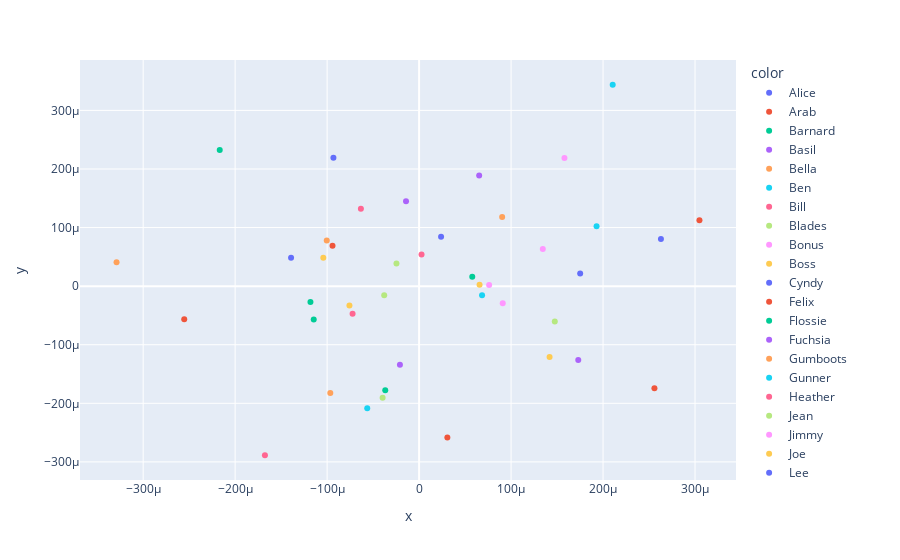

This figure's notebook cell:
### Code cell
px.scatter(x=pcs[:, 0], y=pcs[:, 1], color=samples)

### Figure 1 — Plotly figure (JSON) as saved in the notebook; plotly's stock layout.template omitted (floating-point values rounded to 4 significant figures)
{"data": [{"hovertemplate": "color=Alice<br>x=%{x}<br>y=%{y}<extra></extra>", "legendgroup": "Alice", "marker": {"color": "#636efa", "symbol": "circle"}, "mode": "markers", "name": "Alice", "orientation": "v", "showlegend": true, "type": "scatter", "x": [0.0002629], "xaxis": "x", "y": [8.034e-05], "yaxis": "y"}, {"hovertemplate": "color=Arab<br>x=%{x}<br>y=%{y}<extra></extra>", "legendgroup": "Arab", "marker": {"color": "#EF553B", "symbol": "circle"}, "mode": "markers", "name": "Arab", "orientation": "v", "showlegend": true, "type": "scatter", "x": [-0.0002554], "xaxis": "x", "y": [-5.671e-05], "yaxis": "y"}, {"hovertemplate": "color=Barnard<br>x=%{x}<br>y=%{y}<extra></extra>", "legendgroup": "Barnard", "marker": {"color": "#00cc96", "symbol": "circle"}, "mode": "markers", "name": "Barnard", "orientation": "v", "showlegend": true, "type": "scatter", "x": [-3.68e-05], "xaxis": "x", "y": [-0.0001778], "yaxis": "y"}, {"hovertemplate": "color=Basil<br>x=%{x}<br>y=%{y}<extra></extra>", "legendgroup": "Basil", "marker": {"color": "#ab63fa", "symbol": "circle"}, "mode": "markers", "name": "Basil", "orientation": "v", "showlegend": true, "type": "scatter", "x": [6.531e-05], "xaxis": "x", "y": [0.000189], "yaxis": "y"}, {"hovertemplate": "color=Bella<br>x=%{x}<br>y=%{y}<extra></extra>", "legendgroup": "Bella", "marker": {"color": "#FFA15A", "symbol": "circle"}, "mode": "markers", "name": "Bella", "orientation": "v", "showlegend": true, "type": "scatter", "x": [9.031e-05], "xaxis": "x", "y": [0.0001181], "yaxis": "y"}, {"hovertemplate": "color=Ben<br>x=%{x}<br>y=%{y}<extra></extra>", "legendgroup": "Ben", "marker": {"color": "#19d3f3", "symbol": "circle"}, "mode": "markers", "name": "Ben", "orientation": "v", "showlegend": true, "type": "scatter", "x": [-5.639e-05], "xaxis": "x", "y": [-0.0002083], "yaxis": "y"}, {"hovertemplate": "color=Bill<br>x=%{x}<br>y=%{y}<extra></extra>", "legendgroup": "Bill", "marker": {"color": "#FF6692", "symbol": "circle"}, "mode": "markers", "name": "Bill", "orientation": "v", "showlegend": true, "type": "scatter", "x": [2.656e-06], "xaxis": "x", "y": [5.409e-05], "yaxis": "y"}, {"hovertemplate": "color=Blades<br>x=%{x}<br>y=%{y}<extra></extra>", "legendgroup": "Blades", "marker": {"color": "#B6E880", "symbol": "circle"}, "mode": "markers", "name": "Blades", "orientation": "v", "showlegend": true, "type": "scatter", "x": [-3.793e-05], "xaxis": "x", "y": [-1.56e-05], "yaxis": "y"}, {"hovertemplate": "color=Bonus<br>x=%{x}<br>y=%{y}<extra></extra>", "legendgroup": "Bonus", "marker": {"color": "#FF97FF", "symbol": "circle"}, "mode": "markers", "name": "Bonus", "orientation": "v", "showlegend": true, "type": "scatter", "x": [0.000158], "xaxis": "x", "y": [0.0002188], "yaxis": "y"}, {"hovertemplate": "color=Boss<br>x=%{x}<br>y=%{y}<extra></extra>", "legendgroup": "Boss", "marker": {"color": "#FECB52", "symbol": "circle"}, "mode": "markers", "name": "Boss", "orientation": "v", "showlegend": true, "type": "scatter", "x": [-7.573e-05], "xaxis": "x", "y": [-3.312e-05], "yaxis": "y"}, {"hovertemplate": "color=Cyndy<br>x=%{x}<br>y=%{y}<extra></extra>", "legendgroup": "Cyndy", "marker": {"color": "#636efa", "symbol": "circle"}, "mode": "markers", "name": "Cyndy", "orientation": "v", "showlegend": true, "type": "scatter", "x": [0.0001751], "xaxis": "x", "y": [2.161e-05], "yaxis": "y"}, {"hovertemplate": "color=Felix<br>x=%{x}<br>y=%{y}<extra></extra>", "legendgroup": "Felix", "marker": {"color": "#EF553B", "symbol": "circle"}, "mode": "markers", "name": "Felix", "orientation": "v", "showlegend": true, "type": "scatter", "x": [-9.414e-05], "xaxis": "x", "y": [6.894e-05], "yaxis": "y"}, {"hovertemplate": "color=Flossie<br>x=%{x}<br>y=%{y}<extra></extra>", "legendgroup": "Flossie", "marker": {"color": "#00cc96", "symbol": "circle"}, "mode": "markers", "name": "Flossie", "orientation": "v", "showlegend": true, "type": "scatter", "x": [-0.0001146], "xaxis": "x", "y": [-5.695e-05], "yaxis": "y"}, {"hovertemplate": "color=Fuchsia<br>x=%{x}<br>y=%{y}<extra></extra>", "legendgroup": "Fuchsia", "marker": {"color": "#ab63fa", "symbol": "circle"}, "mode": "markers", "name": "Fuchsia", "orientation": "v", "showlegend": true, "type": "scatter", "x": [0.000173], "xaxis": "x", "y": [-0.0001262], "yaxis": "y"}, {"hovertemplate": "color=Gumboots<br>x=%{x}<br>y=%{y}<extra></extra>", "legendgroup": "Gumboots", "marker": {"color": "#FFA15A", "symbol": "circle"}, "mode": "markers", "name": "Gumboots", "orientation": "v", "showlegend": true, "type": "scatter", "x": [-0.0001004], "xaxis": "x", "y": [7.778e-05], "yaxis": "y"}, {"hovertemplate": "color=Gunner<br>x=%{x}<br>y=%{y}<extra></extra>", "legendgroup": "Gunner", "marker": {"color": "#19d3f3", "symbol": "circle"}, "mode": "markers", "name": "Gunner", "orientation": "v", "showlegend": true, "type": "scatter", "x": [0.0002105], "xaxis": "x", "y": [0.0003438], "yaxis": "y"}, {"hovertemplate": "color=Heather<br>x=%{x}<br>y=%{y}<extra></extra>", "legendgroup": "Heather", "marker": {"color": "#FF6692", "symbol": "circle"}, "mode": "markers", "name": "Heather", "orientation": "v", "showlegend": true, "type": "scatter", "x": [-0.0001676], "xaxis": "x", "y": [-0.0002887], "yaxis": "y"}, {"hovertemplate": "color=Jean<br>x=%{x}<br>y=%{y}<extra></extra>", "legendgroup": "Jean", "marker": {"color": "#B6E880", "symbol": "circle"}, "mode": "markers", "name": "Jean", "orientation": "v", "showlegend": true, "type": "scatter", "x": [-2.461e-05], "xaxis": "x", "y": [3.881e-05], "yaxis": "y"}, {"hovertemplate": "color=Jimmy<br>x=%{x}<br>y=%{y}<extra></extra>", "legendgroup": "Jimmy", "marker": {"color": "#FF97FF", "symbol": "circle"}, "mode": "markers", "name": "Jimmy", "orientation": "v", "showlegend": true, "type": "scatter", "x": [0.0001345], "xaxis": "x", "y": [6.319e-05], "yaxis": "y"}, {"hovertemplate": "color=Joe<br>x=%{x}<br>y=%{y}<extra></extra>", "legendgroup": "Joe", "marker": {"color": "#FECB52", "symbol": "circle"}, "mode": "markers", "name": "Joe", "orientation": "v", "showlegend": true, "type": "scatter", "x": [0.0001419], "xaxis": "x", "y": [-0.0001211], "yaxis": "y"}, {"hovertemplate": "color=Lee<br>x=%{x}<br>y=%{y}<extra></extra>", "legendgroup": "Lee", "marker": {"color": "#636efa", "symbol": "circle"}, "mode": "markers", "name": "Lee", "orientation": "v", "showlegend": true, "type": "scatter", "x": [2.39e-05], "xaxis": "x", "y": [8.417e-05], "yaxis": "y"}, {"hovertemplate": "color=Lisa<br>x=%{x}<br>y=%{y}<extra></extra>", "legendgroup": "Lisa", "marker": {"color": "#EF553B", "symbol": "circle"}, "mode": "markers", "name": "Lisa", "orientation": "v", "showlegend": true, "type": "scatter", "x": [0.0002559], "xaxis": "x", "y": [-0.0001743], "yaxis": "y"}, {"hovertemplate": "color=Luke<br>x=%{x}<br>y=%{y}<extra></extra>", "legendgroup": "Luke", "marker": {"color": "#00cc96", "symbol": "circle"}, "mode": "markers", "name": "Luke", "orientation": "v", "showlegend": true, "type": "scatter", "x": [-0.0002168], "xaxis": "x", "y": [0.0002323], "yaxis": "y"}, {"hovertemplate": "color=Maggie<br>x=%{x}<br>y=%{y}<extra></extra>", "legendgroup": "Maggie", "marker": {"color": "#ab63fa", "symbol": "circle"}, "mode": "markers", "name": "Maggie", "orientation": "v", "showlegend": true, "type": "scatter", "x": [-2.084e-05], "xaxis": "x", "y": [-0.0001343], "yaxis": "y"}, {"hovertemplate": "color=Margaret-Maree<br>x=%{x}<br>y=%{y}<extra></extra>", "legendgroup": "Margaret-Maree", "marker": {"color": "#FFA15A", "symbol": "circle"}, "mode": "markers", "name": "Margaret-Maree", "orientation": "v", "showlegend": true, "type": "scatter", "x": [-0.0003289], "xaxis": "x", "y": [4.059e-05], "yaxis": "y"}, {"hovertemplate": "color=Merv<br>x=%{x}<br>y=%{y}<extra></extra>", "legendgroup": "Merv", "marker": {"color": "#19d3f3", "symbol": "circle"}, "mode": "markers", "name": "Merv", "orientation": "v", "showlegend": true, "type": "scatter", "x": [6.845e-05], "xaxis": "x", "y": [-1.535e-05], "yaxis": "y"}, {"hovertemplate": "color=Nog<br>x=%{x}<br>y=%{y}<extra></extra>", "legendgroup": "Nog", "marker": {"color": "#FF6692", "symbol": "circle"}, "mode": "markers", "name": "Nog", "orientation": "v", "showlegend": true, "type": "scatter", "x": [-7.231e-05], "xaxis": "x", "y": [-4.711e-05], "yaxis": "y"}, {"hovertemplate": "color=Nora<br>x=%{x}<br>y=%{y}<extra></extra>", "legendgroup": "Nora", "marker": {"color": "#B6E880", "symbol": "circle"}, "mode": "markers", "name": "Nora", "orientation": "v", "showlegend": true, "type": "scatter", "x": [0.0001475], "xaxis": "x", "y": [-6.024e-05], "yaxis": "y"}, {"hovertemplate": "color=Ox<br>x=%{x}<br>y=%{y}<extra></extra>", "legendgroup": "Ox", "marker": {"color": "#FF97FF", "symbol": "circle"}, "mode": "markers", "name": "Ox", "orientation": "v", "showlegend": true, "type": "scatter", "x": [9.092e-05], "xaxis": "x", "y": [-2.938e-05], "yaxis": "y"}, {"hovertemplate": "color=Piripi<br>x=%{x}<br>y=%{y}<extra></extra>", "legendgroup": "Piripi", "marker": {"color": "#FECB52", "symbol": "circle"}, "mode": "markers", "name": "Piripi", "orientation": "v", "showlegend": true, "type": "scatter", "x": [-0.0001041], "xaxis": "x", "y": [4.825e-05], "yaxis": "y"}, {"hovertemplate": "color=Ralph<br>x=%{x}<br>y=%{y}<extra></extra>", "legendgroup": "Ralph", "marker": {"color": "#636efa", "symbol": "circle"}, "mode": "markers", "name": "Ralph", "orientation": "v", "showlegend": true, "type": "scatter", "x": [-9.314e-05], "xaxis": "x", "y": [0.000219], "yaxis": "y"}, {"hovertemplate": "color=Rangi<br>x=%{x}<br>y=%{y}<extra></extra>", "legendgroup": "Rangi", "marker": {"color": "#EF553B", "symbol": "circle"}, "mode": "markers", "name": "Rangi", "orientation": "v", "showlegend": true, "type": "scatter", "x": [3.072e-05], "xaxis": "x", "y": [-0.0002586], "yaxis": "y"}, {"hovertemplate": "color=Richard_Henry<br>x=%{x}<br>y=%{y}<extra></extra>", "legendgroup": "Richard_Henry", "marker": {"color": "#00cc96", "symbol": "circle"}, "mode": "markers", "name": "Richard_Henry", "orientation": "v", "showlegend": true, "type": "scatter", "x": [5.78e-05], "xaxis": "x", "y": [1.605e-05], "yaxis": "y"}, {"hovertemplate": "color=Ruth<br>x=%{x}<br>y=%{y}<extra></extra>", "legendgroup": "Ruth", "marker": {"color": "#ab63fa", "symbol": "circle"}, "mode": "markers", "name": "Ruth", "orientation": "v", "showlegend": true, "type": "scatter", "x": [-1.422e-05], "xaxis": "x", "y": [0.000145], "yaxis": "y"}, {"hovertemplate": "color=Sandra<br>x=%{x}<br>y=%{y}<extra></extra>", "legendgroup": "Sandra", "marker": {"color": "#FFA15A", "symbol": "circle"}, "mode": "markers", "name": "Sandra", "orientation": "v", "showlegend": true, "type": "scatter", "x": [-9.655e-05], "xaxis": "x", "y": [-0.0001824], "yaxis": "y"}, {"hovertemplate": "color=Sass<br>x=%{x}<br>y=%{y}<extra></extra>", "legendgroup": "Sass", "marker": {"color": "#19d3f3", "symbol": "circle"}, "mode": "markers", "name": "Sass", "orientation": "v", "showlegend": true, "type": "scatter", "x": [0.0001929], "xaxis": "x", "y": [0.0001024], "yaxis": "y"}, {"hovertemplate": "color=Smoko<br>x=%{x}<br>y=%{y}<extra></extra>", "legendgroup": "Smoko", "marker": {"color": "#FF6692", "symbol": "circle"}, "mode": "markers", "name": "Smoko", "orientation": "v", "showlegend": true, "type": "scatter", "x": [-6.327e-05], "xaxis": "x", "y": [0.0001319], "yaxis": "y"}, {"hovertemplate": "color=Solstice<br>x=%{x}<br>y=%{y}<extra></extra>", "legendgroup": "Solstice", "marker": {"color": "#B6E880", "symbol": "circle"}, "mode": "markers", "name": "Solstice", "orientation": "v", "showlegend": true, "type": "scatter", "x": [-3.966e-05], "xaxis": "x", "y": [-0.0001904], "yaxis": "y"}, {"hovertemplate": "color=Stumpy<br>x=%{x}<br>y=%{y}<extra></extra>", "legendgroup": "Stumpy", "marker": {"color": "#FF97FF", "symbol": "circle"}, "mode": "markers", "name": "Stumpy", "orientation": "v", "showlegend": true, "type": "scatter", "x": [7.614e-05], "xaxis": "x", "y": [1.841e-06], "yaxis": "y"}, {"hovertemplate": "color=Sue<br>x=%{x}<br>y=%{y}<extra></extra>", "legendgroup": "Sue", "marker": {"color": "#FECB52", "symbol": "circle"}, "mode": "markers", "name": "Sue", "orientation": "v", "showlegend": true, "type": "scatter", "x": [6.573e-05], "xaxis": "x", "y": [2.403e-06], "yaxis": "y"}, {"hovertemplate": "color=Suzanne<br>x=%{x}<br>y=%{y}<extra></extra>", "legendgroup": "Suzanne", "marker": {"color": "#636efa", "symbol": "circle"}, "mode": "markers", "name": "Suzanne", "orientation": "v", "showlegend": true, "type": "scatter", "x": [-0.0001392], "xaxis": "x", "y": [4.859e-05], "yaxis": "y"}, {"hovertemplate": "color=Waynebo<br>x=%{x}<br>y=%{y}<extra></extra>", "legendgroup": "Waynebo", "marker": {"color": "#EF553B", "symbol": "circle"}, "mode": "markers", "name": "Waynebo", "orientation": "v", "showlegend": true, "type": "scatter", "x": [0.0003048], "xaxis": "x", "y": [0.0001126], "yaxis": "y"}, {"hovertemplate": "color=Whiskas<br>x=%{x}<br>y=%{y}<extra></extra>", "legendgroup": "Whiskas", "marker": {"color": "#00cc96", "symbol": "circle"}, "mode": "markers", "name": "Whiskas", "orientation": "v", "showlegend": true, "type": "scatter", "x": [-0.0001181], "xaxis": "x", "y": [-2.691e-05], "yaxis": "y"}], "layout": {"autosize": true, "legend": {"title": {"text": "color"}, "tracegroupgap": 0}, "margin": {"t": 60}, "xaxis": {"anchor": "y", "autorange": true, "domain": [0, 1], "range": [-0.000367, 0.0003428], "title": {"text": "x"}, "type": "linear"}, "yaxis": {"anchor": "x", "autorange": true, "domain": [0, 1], "range": [-0.0003335, 0.0003886], "title": {"text": "y"}, "type": "linear"}}}
